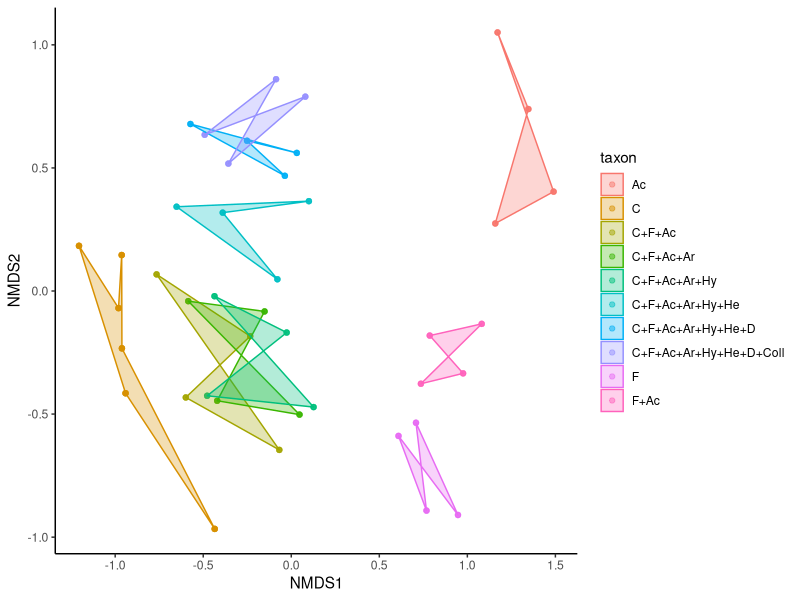
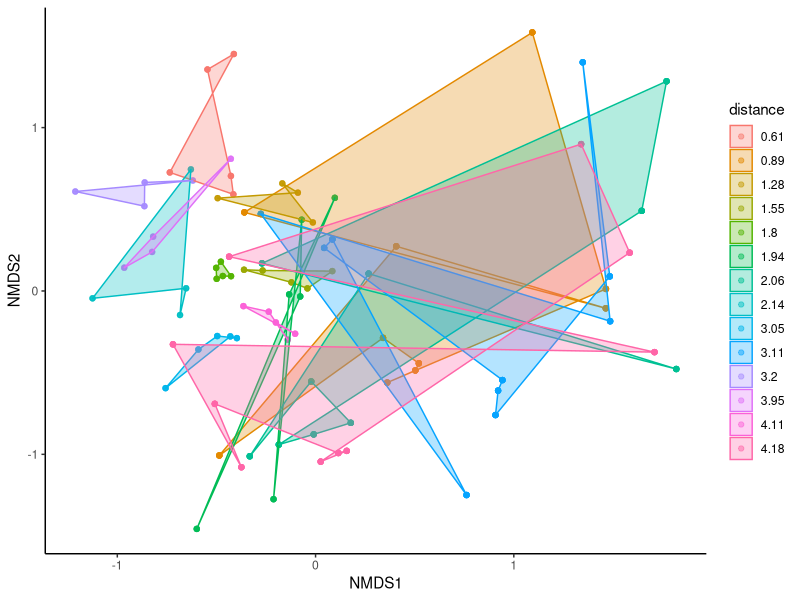

These figures' R source, in order:
library(plyr)
library(vegan)
library(ggplot2)

data <- read.csv("summary_table.csv")
data$taxon <- gsub("coleoptera", "C", data$taxon)

levels(data$taxon)
data$taxon=as.character(data$taxon)
x=grep("all|bulk",data$taxon)
Dat2<-data[-(x), ]
Dat2$taxon=as.factor(Dat2$taxon)
levels(Dat2$taxon)

data1 <- Dat2
data1[,1:7] <- NULL

data_dist <- vegdist(data1, method = "bray")
NMDSdat <- metaMDS(data_dist, k=2, trymax = 100)
set.seed(2)

PDat <- data.frame(NMDS1=NMDSdat$point[,1], # create a dataframe with NMDS results 
                   NMDS2=NMDSdat$point[,2],
                   taxon = Dat2$taxon) 
PDat2 <- join(Dat2, PDat, by = "taxon") 



ggplot(data = PDat2, aes(x = NMDS1, y = NMDS2, colour = taxon), alpha=I(0.6)) +  # plot taxon effects
  geom_point(data=PDat2,aes(x=NMDS1,y=NMDS2),alpha=0.5) +
  geom_polygon(data=PDat2,aes(x=NMDS1,y=NMDS2,fill=taxon,group=taxon),alpha=0.30) +
  theme_classic()



Data2 <- data
Data2[,1:7] <- NULL
data$distance <- as.factor(data$distance)

data_dist2 <- vegdist(Data2, method = "bray")
NMDSdat2 <- metaMDS(data_dist2, k=2, trymax = 100)
set.seed(2)

PDat3 <- data.frame(NMDS1=NMDSdat2$point[,1], # create a dataframe with NMDS results 
                   NMDS2=NMDSdat2$point[,2],
                   distance = data$distance) 
PDat4 <- join(data, PDat3, by = "distance") 

ggplot(data = PDat4, aes(x = NMDS1, y = NMDS2, colour = distance), alpha=I(0.6)) +  # plot taxon effects
  geom_point(data=PDat4,aes(x=NMDS1,y=NMDS2),alpha=0.5) +
  geom_polygon(data=PDat4,aes(x=NMDS1,y=NMDS2,fill=distance,group=distance),alpha=0.30) +
  theme_classic()
